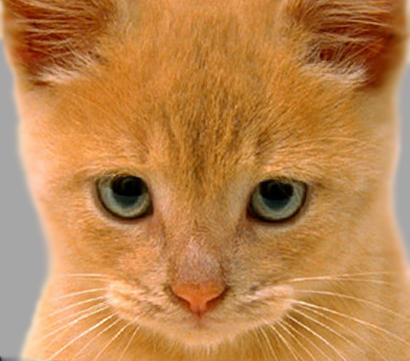
#> input picture ImagePyramid/data/cat.bmp, 410 x 361 px
$ python ImagePyramid.py
#> lines starting #> are read from the running program, lines starting #| are printed output that depends on the picture; after the words box and inside, x2 and y2 are one past the last pixel; in counts of white or black regions, pixels touching at a corner belong together
import cv2
import numpy as np
from numpy.fft import fft2

# get abs from complex matrix
def absMatrix(matrix):
    return np.sqrt(np.square(matrix.real) + np.square(matrix.imag))

# get 2D Gaussian value
def gaussian2D(x , y, sigma, ux, uy):
    gaussian = np.exp(-((x-ux)*(x-ux)+(y-uy)*(y-uy))/(2*sigma*sigma))
    return gaussian/(2*np.pi*sigma*sigma)

# get Gaussian value filter kernel
def gaussianKernel(kernel_size, sigma=1):
    h_size = kernel_size//2
    gaussian_kernel = np.zeros((kernel_size,kernel_size))
    for i in range(kernel_size):
        for j in range(kernel_size):
            gaussian_kernel[i,j] = gaussian2D(i , j, sigma, h_size, h_size)
    gaussian_kernel = gaussian_kernel/np.sum(gaussian_kernel)
    return gaussian_kernel

# get padding image use the border value
def samePadding(image, n):
    row,col = image.shape
    padding_image = np.zeros((row+n+n,col+n+n))
    padding_image[n:-n,n:-n] = image
    for i in range(n):
        padding_image[i,n:-n] = image[0,:]
        padding_image[-i-1:,n:-n] = image[-1,:]
        padding_image[n:-n,i] = image[:,0]
        padding_image[n:-n,-i-1] = image[:,-1]
    padding_image[:n,:n] = image[0,0]
    padding_image[:n,-n:] = image[0,-1]
    padding_image[-n:,:n] = image[-1,0]
    padding_image[-n:,-n:] = image[-1,-1]
    return padding_image

# get padding image use zero value
def zeroPadding(image, n):
    row,col = image.shape
    padding_image = np.zeros((row+n+n,col+n+n))
    padding_image[n:-n,n:-n] = image
    return padding_image

# get padding image use the border value with RGB channel
def paddingRGB(image, n, pad="same"):
    B_image = image[:,:,0]
    G_image = image[:,:,1]
    R_image = image[:,:,2]
    pad_B_image = samePadding(B_image, n)
    pad_G_image = samePadding(G_image, n)
    pad_R_image = samePadding(R_image, n)
    padding_image = np.dstack((pad_B_image, pad_G_image, pad_R_image))
    return padding_image

# remove padding border from image
def dePadding(padding_image, n):
    image = padding_image[n:-n,n:-n]
    return image

# 2D convolution operation
def conv2D(image, kernel):
    new_image = np.array(image)
    k_size = kernel.shape[0]
    padding_image = samePadding(image, k_size//2)
    row,col = image.shape
    for i in range(row):
        for j in range(col):
            sub_region = padding_image[i:i+k_size,j:j+k_size]
            new_image[i,j] = np.sum(np.multiply(sub_region, kernel))
    return new_image

# get half down sampling image
def downSamplingHalf(image):
    if image.ndim == 3:
        return image[::2, ::2, :]
    return image[::2, ::2]

# Gaussian pyramid down to next level
def pyramidDown(image):
    gaussian_kernel = gaussianKernel(5, 1)
    smooth_image = conv2D(image, gaussian_kernel)
    sub_sample_image = downSamplingHalf(smooth_image)
    return sub_sample_image

# Gaussian pyramid down to next level with RGB channel
def pyramidDownRGB(image):
    gaussian_kernel = gaussianKernel(5, 1)
    B_image = image[:,:,0]
    G_image = image[:,:,1]
    R_image = image[:,:,2]
    smooth_B_image = conv2D(B_image, gaussian_kernel)
    smooth_G_image = conv2D(G_image, gaussian_kernel)
    smooth_R_image = conv2D(R_image, gaussian_kernel)
    smooth_image = np.dstack((smooth_B_image, smooth_G_image, R_image))
    sub_sample_image = downSamplingHalf(smooth_image)
    return sub_sample_image

# get image log spectrum
def logSpectrum(image):
    phase_shift_image = np.array(image)
    phase_shift_image[::2, ::2] = -phase_shift_image[::2, ::2]
    phase_shift_image[1::2, 1::2] = -phase_shift_image[1::2, 1::2]
    freq_domain_image = fft2(phase_shift_image)
    spectrum = absMatrix(freq_domain_image)
    spectrum = np.log(spectrum+1)
    spectrum = (spectrum-np.min(spectrum))/(np.max(spectrum)-np.min(spectrum))
    return spectrum

# resize image with nearest neighbor interpolation
def resize(image, to_row, to_col):
    if(image.ndim == 3):
        row, col, channel = image.shape
        h_scale = row/to_row
        w_scale = col/to_col
        newImage = np.zeros((to_row,to_col, channel))

        row_index, col_index = np.indices((to_row, to_col))
        map_row = np.rint((row_index.astype(float)+1)*h_scale-1).astype(int)
        map_col = np.rint((col_index.astype(float)+1)*w_scale-1).astype(int)
        newImage[row_index,col_index,:] = image[map_row,map_col,:]
        return newImage

    else:
        row, col = image.shape
        h_scale = row/to_row
        w_scale = col/to_col
        newImage = np.zeros((to_row,to_col))

        # [8 lines of commented-out code are left out]
        row_index, col_index = np.indices((to_row, to_col))
        map_row = np.rint((row_index.astype(float)+1)*h_scale-1).astype(int)
        map_col = np.rint((col_index.astype(float)+1)*w_scale-1).astype(int)
        newImage[row_index,col_index] = image[map_row,map_col]
        return newImage

# save float matrix to image file
def saveFloatImage(filename, image):
    image = image*255
    save_image = image.astype(np.uint8)
    cv2.imwrite(filename, save_image)

# current image subtracte resize image from Gaussion to get Laplacian image
def resizeSubImage(image, subimage, to_row=None, to_col=None):
    if (to_row==None) or (to_col==None):
        to_row = image.shape[0]
        to_col = image.shape[1]
    return resize(image, to_row, to_col) - resize(subimage, to_row, to_col)


def pyramid5(filepath):
    filename = filepath.split('/')[-1].split('.')[0]
    img = cv2.imread(filepath,0)
    img = img/255
    row,col = img.shape

    img_l1 = pyramidDown(img)
    img_l1_gr = resize(img_l1, row, col)
    img_l1_lr = resizeSubImage(img, img_l1, row, col)
    cv2.imshow("Image Pyramid Down",img_l1_gr)
    saveFloatImage(filename+"_g1.png", img_l1_gr)
    cv2.imshow("Laplacian", img_l1_lr)
    saveFloatImage(filename+"_l1.png", img_l1_lr)
    cv2.imshow("Image Spectrum H", logSpectrum(img_l1_lr))
    cv2.imshow("Image Spectrum L", logSpectrum(img_l1_gr))
    saveFloatImage(filename+"_sl1.png", logSpectrum(img_l1_lr))
    saveFloatImage(filename+"_sg1.png", logSpectrum(img_l1_gr))
    cv2.waitKey()

    img_l2 = pyramidDown(img_l1)
    img_l2_gr = resize(img_l2, row, col)
    img_l2_lr = resizeSubImage(img_l1, img_l2, row, col)
    cv2.imshow("Image Pyramid Down", img_l2_gr)
    saveFloatImage(filename+"_g2.png", img_l2_gr)
    cv2.imshow("Laplacian",img_l2_lr)
    saveFloatImage(filename+"_l2.png", img_l2_lr)
    cv2.imshow("Image Spectrum H", logSpectrum(img_l2_lr))
    cv2.imshow("Image Spectrum L", logSpectrum(img_l2_gr))
    saveFloatImage(filename+"_sl2.png", logSpectrum(img_l2_lr))
    saveFloatImage(filename+"_sg2.png", logSpectrum(img_l2_gr))
    cv2.waitKey()

    img_l3 = pyramidDown(img_l2)
    img_l3_gr = resize(img_l3, row, col)
    img_l3_lr = resizeSubImage(img_l2, img_l3, row, col)
    cv2.imshow("Image Pyramid Down", img_l3_gr)
    saveFloatImage(filename+"_g3.png", img_l3_gr)
    cv2.imshow("Laplacian", img_l3_lr)
    saveFloatImage(filename+"_l3.png", img_l3_lr)
    cv2.imshow("Image Spectrum H", logSpectrum(img_l3_lr))
    cv2.imshow("Image Spectrum L", logSpectrum(img_l3_gr))
    saveFloatImage(filename+"_sl3.png", logSpectrum(img_l3_lr))
    saveFloatImage(filename+"_sg3.png", logSpectrum(img_l3_gr))
    cv2.waitKey()

    img_l4 = pyramidDown(img_l3)
    img_l4_gr = resize(img_l4, row, col)
    img_l4_lr = resizeSubImage(img_l3, img_l4, row, col)+0.5
    cv2.imshow("Image Pyramid Down", img_l4_gr)
    saveFloatImage(filename+"_g4.png", img_l4_gr)
    cv2.imshow("Laplacian", img_l4_lr)
    saveFloatImage(filename+"_l4.png", img_l4_lr)
    cv2.imshow("Image Spectrum H", logSpectrum(img_l4_lr))
    cv2.imshow("Image Spectrum L", logSpectrum(img_l4_gr))
    saveFloatImage(filename+"_sl4.png", logSpectrum(img_l4_lr))
    saveFloatImage(filename+"_sg4.png", logSpectrum(img_l4_gr))
    cv2.waitKey()

    img_l5 = pyramidDown(img_l4)
    img_l5_gr = resize(img_l5, row, col)
    img_l5_lr = resizeSubImage(img_l4, img_l5, row, col)+0.5
    cv2.imshow("Image Pyramid Down", img_l5_gr)
    saveFloatImage(filename+"_g5.png", img_l5_gr)
    cv2.imshow("Laplacian", img_l5_lr)
    saveFloatImage(filename+"_l5.png", img_l5_lr)
    cv2.imshow("Image Spectrum H", logSpectrum(img_l5_lr))
    cv2.imshow("Image Spectrum L", logSpectrum(img_l5_gr))
    saveFloatImage(filename+"_sl5.png", logSpectrum(img_l5_lr))
    saveFloatImage(filename+"_sg5.png", logSpectrum(img_l5_gr))
    cv2.waitKey()
    cv2.destroyAllWindows()


def pyramid5RGB(filepath):
    filename = filepath.split('/')[-1].split('.')[0]
    img = cv2.imread(filepath)
    img = img/255
    row,col,channel = img.shape

    img_l1 = pyramidDownRGB(img)
    img_l1_gr = img_l1
    img_l1_lr = resizeSubImage(img, img_l1)+0.5
    cv2.imshow("Image Pyramid Down", img_l1_gr)
    cv2.imshow("Laplacian", img_l1_lr)
    saveFloatImage(filename+"_g1c.png", img_l1_gr)
    saveFloatImage(filename+"_l1c.png", img_l1_lr)
    cv2.waitKey()
    cv2.destroyAllWindows()

    img_l2 = pyramidDownRGB(img_l1)
    img_l2_gr = img_l2
    img_l2_lr = resizeSubImage(img_l1, img_l2)+0.5
    cv2.imshow("Image Pyramid Down", img_l2_gr)
    cv2.imshow("Laplacian", img_l2_lr)
    saveFloatImage(filename+"_g2c.png", img_l2_gr)
    saveFloatImage(filename+"_l2c.png", img_l2_lr)
    cv2.waitKey()
    cv2.destroyAllWindows()

    img_l3 = pyramidDownRGB(img_l2)
    img_l3_gr = img_l3
    img_l3_lr = resizeSubImage(img_l2, img_l3)+0.5
    cv2.imshow("Image Pyramid Down", img_l3_gr)
    cv2.imshow("Laplacian", img_l3_lr)
    saveFloatImage(filename+"_g3c.png", img_l3_gr)
    saveFloatImage(filename+"_l3c.png", img_l3_lr)
    cv2.waitKey()
    cv2.destroyAllWindows()

    img_l4 = pyramidDownRGB(img_l3)
    img_l4_gr = img_l4
    img_l4_lr = resizeSubImage(img_l3, img_l4)+0.5
    cv2.imshow("Image Pyramid Down", img_l4_gr)
    cv2.imshow("Laplacian", img_l4_lr)
    saveFloatImage(filename+"_g4c.png", img_l4_gr)
    saveFloatImage(filename+"_l4c.png", img_l4_lr)
    cv2.waitKey()
    cv2.destroyAllWindows()

    img_l5 = pyramidDownRGB(img_l4)
    img_l5_gr = img_l5
    img_l5_lr = resizeSubImage(img_l4, img_l5)+0.5
    cv2.imshow("Image Pyramid Down", img_l5_gr)
    cv2.imshow("Laplacian", img_l5_lr)
    saveFloatImage(filename+"_g5c.png", img_l5_gr)
    saveFloatImage(filename+"_l5c.png", img_l5_lr)
    cv2.waitKey()
    cv2.destroyAllWindows()


def main(filepath):
    pyramid5(filepath)
#> after the loop in samePadding, `for i in range(n):`:
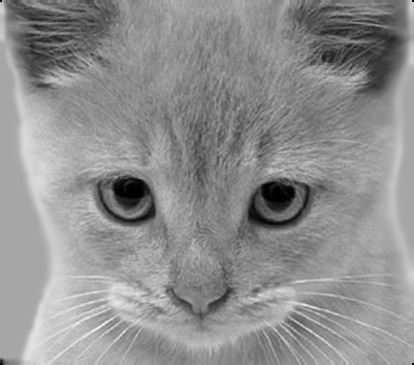
#> padding_image: shape (365, 414) float64; min 0, max 0.988, mean 0.561
#> in samePadding, `padding_image[:n,:n] = image[0,0]`: padding_image: shape (365, 414) float64; under 0.01% of pixels changed, all inside (x1, y1, x2, y2) = (0, 0, 2, 2)
#> in samePadding, `padding_image[:n,-n:] = image[0,-1]`: padding_image: shape (365, 414) float64; min 0, max 0.988, mean 0.561
#> in samePadding, `padding_image[-n:,:n] = image[-1,0]`: padding_image: shape (365, 414) float64; min 0, max 0.988, mean 0.561
#> in samePadding, `padding_image[-n:,-n:] = image[-1,-1]`: padding_image: shape (365, 414) float64; min 0, max 0.988, mean 0.561
#> call 3 of resize, with to_row = 361, to_col = 410
#> in resize (call 3), `row, col = image.shape`: row = 181; col = 205
#> in resize (call 3), `h_scale = row/to_row`: h_scale = 0.501
#> in resize (call 3), `w_scale = col/to_col`: w_scale = 0.5
#> in resize (call 3), `map_row = np.rint((row_index.astype(float)+1)*h_scale-1).astype(int)`:
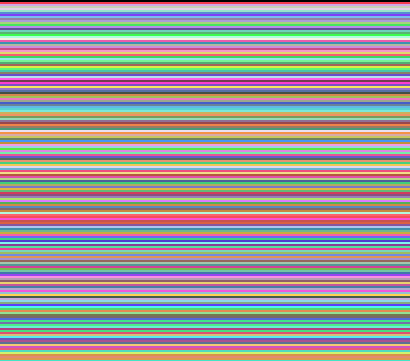
#> map_row: shape (361, 410) int64; 181 distinct labels, from 0 to 180; one colour per label, 0 black
#> call 2 of samePadding, with n = 2
#> after the loop in samePadding (call 2), `for i in range(n):`:
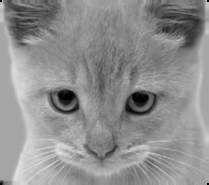
#> padding_image: shape (185, 209) float64; min 0, max 0.889, mean 0.562
#> in samePadding (call 2), `padding_image[:n,-n:] = image[0,-1]`: padding_image: shape (185, 209) float64; min 0, max 0.889, mean 0.562
#> in samePadding (call 2), `padding_image[-n:,:n] = image[-1,0]`: padding_image: shape (185, 209) float64; min 0, max 0.889, mean 0.562
#> in samePadding (call 2), `padding_image[-n:,-n:] = image[-1,-1]`: padding_image: shape (185, 209) float64; min 0.000789, max 0.889, mean 0.562
#> after the loop in conv2D (call 2), `for i in range(row):`:
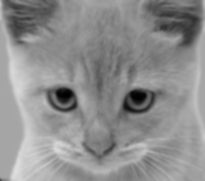
#> new_image: shape (181, 205) float64; min 0.00387, max 0.869, mean 0.56
#> call 2 of resizeSubImage, with to_row = 361, to_col = 410
#> in resize (call 6), `row, col = image.shape`: row = 91; col = 103
#> in resize (call 6), `h_scale = row/to_row`: h_scale = 0.252
#> in resize (call 6), `w_scale = col/to_col`: w_scale = 0.251
#> in resize (call 6), `map_row = np.rint((row_index.astype(float)+1)*h_scale-1).astype(int)`:
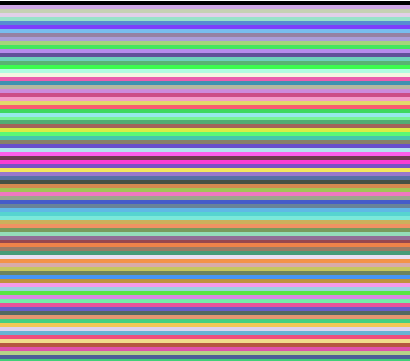
#> map_row: shape (361, 410) int64; 92 distinct labels, from -1 to 90; one colour per label, 0 black, -1 white
#> in resize (call 6), `map_col = np.rint((col_index.astype(float)+1)*w_scale-1).astype(int)`:
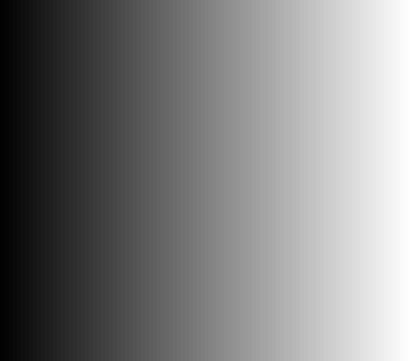
#> map_col: shape (361, 410) int64; min -1, max 102, mean 50.6; drawn with min black and max white
#> in resizeSubImage (call 2), `return resize(image, to_row, to_col) - resize(subimage, to_row, to_col)`:
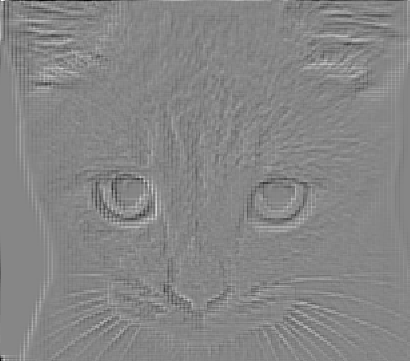
#> returned value: shape (361, 410) float64; min -0.433, max 0.39, mean -0.000382; drawn with min black and max white
    pyramid5RGB(filepath)

if __name__ == "__main__":
    filepath = './/data//cat.bmp'
    main(filepath)

$ run again, with ImagePyramid/data/dog.bmp copied over ImagePyramid/data/cat.bmp
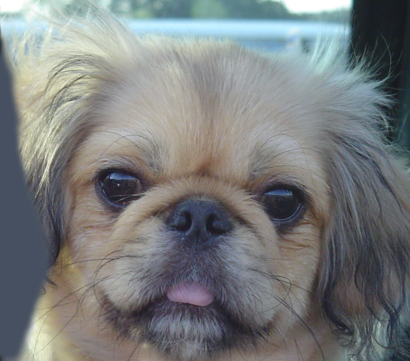
#> input picture ImagePyramid/data/dog.bmp, 410 x 361 px
#> after the loop in samePadding, `for i in range(n):`:
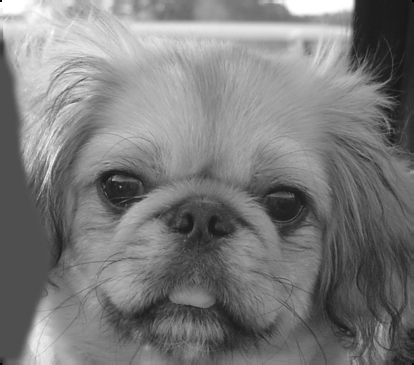
#> padding_image: shape (365, 414) float64; min 0, max 1, mean 0.484
#> map_row: shape (361, 410) int64; 181 distinct labels, from 0 to 180
#> map_row: shape (361, 410) int64; 92 distinct labels, from -1 to 90
#> in resizeSubImage (call 2), `return resize(image, to_row, to_col) - resize(subimage, to_row, to_col)`:
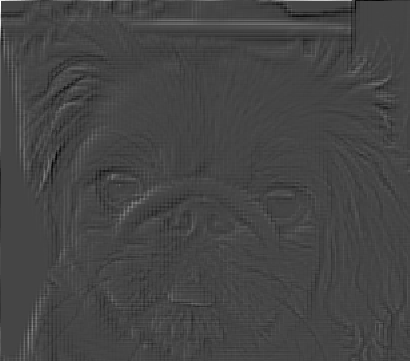
#> returned value: shape (361, 410) float64; min -0.331, max 0.882, mean -0.000143; drawn with min black and max white
